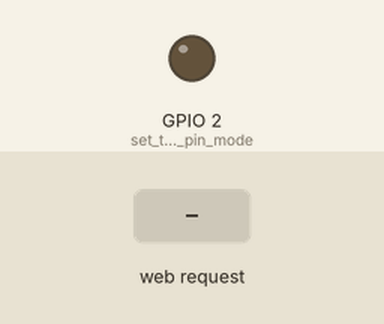
This program was run on a simulated ESP32. Parts: output pins drawn as LEDs (lit = HIGH). The test bench sets the inputs (shaded band). WiFi joins after 1.5 s; servers stay silent unless stated; what the program prints to the serial monitor is not drawn.

Above: at 2.7 s.
2.8 s: HTTP request GET /0 received
At 3.1 s:
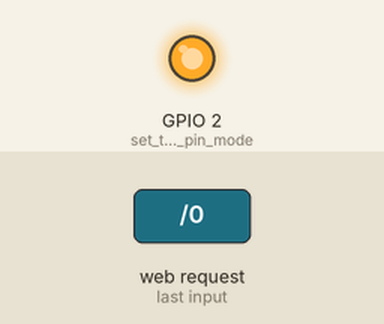
4.3 s: HTTP request GET /1 received
At 5.4 s:
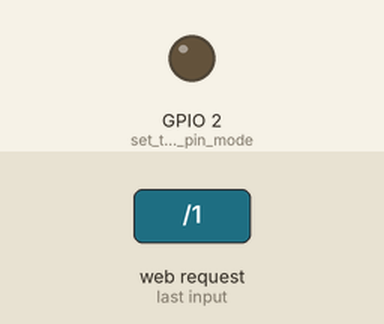
5.8 s: HTTP request GET /2 received
At 6.6 s:
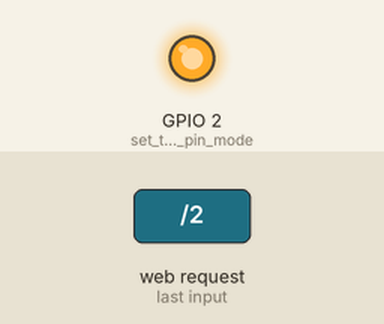
Timing chart, 0 to 8.8 s (numbered marks = the images above; inputs shaded):
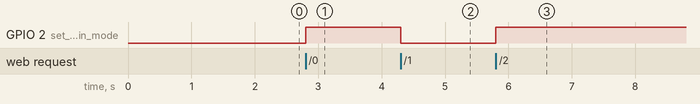

The program:

main.cpp
```cpp
#include <Arduino.h>

#include <WiFi.h>

const char* ssid     = "Akhil";
const char* password = "akhil20166";

WiFiServer server(80);

void setup()
{
    Serial.begin(115200);
    pinMode(2, OUTPUT);      // set the LED pin mode

    delay(10);

    // We start by connecting to a WiFi network

    Serial.println();
    Serial.println();
    Serial.print("Connecting to ");
    Serial.println(ssid);

    WiFi.begin(ssid, password);

    while (WiFi.status() != WL_CONNECTED) {
        delay(500);
        Serial.print(".");
    }

    Serial.println("");
    Serial.println("WiFi connected.");
    Serial.println("IP address: ");
    Serial.println(WiFi.localIP());

    server.begin();

}

int value = 0;

void loop(){
 WiFiClient client = server.available();   // listen for incoming clients

  if (client) {                             // if you get a client,
    Serial.println("New Client.");           // print a message out the serial port
    String currentLine = "";                // make a String to hold incoming data from the client
    while (client.connected()) {            // loop while the client's connected
      if (client.available()) {             // if there's bytes to read from the client,
        char c = client.read();             // read a byte, then
        Serial.write(c);                    // print it out the serial monitor
        if (c == '\n') {                    // if the byte is a newline character

          // if the current line is blank, you got two newline characters in a row.
          // that's the end of the client HTTP request, so send a response:
          if (currentLine.length() == 0) {
            // HTTP headers always start with a response code (e.g. HTTP/1.1 200 OK)
            // and a content-type so the client knows what's coming, then a blank line:
            client.println("HTTP/1.1 200 OK");
            client.println("Content-type:text/html");
            client.println();

            // the content of the HTTP response follows the header:
            // client.print("Click <a href=\"/H\">here</a> to turn the LED on pin 2 on.<br>");
            // client.print("Click <a href=\"/L\">here</a> to turn the LED on pin 2 off.<br>");
            client.print("A = 0, B = 0, C= 0 | Out = 1 | Click <a href=\"/0\">here</a> <br>");
            client.print("A = 0, B = 0, C= 1 | Out = 0 | Click <a href=\"/1\">here</a> <br>");
            client.print("A = 0, B = 1, C= 0 | Out = 1 | Click <a href=\"/2\">here</a> <br>");
            client.print("A = 0, B = 1, C= 1 | Out = 0 | Click <a href=\"/3\">here</a> <br>");
            client.print("A = 1, B = 0, C= 0 | Out = 1 | Click <a href=\"/4\">here</a> <br>");
            client.print("A = 1, B = 0, C= 1 | Out = 0 | Click <a href=\"/5\">here</a> <br>");
            client.print("A = 1, B = 1, C= 0 | Out = 0 | Click <a href=\"/6\">here</a> <br>");
            client.print("A = 1, B = 1, C= 1 | Out = 1 | Click <a href=\"/7\">here</a> <br>");

            // The HTTP response ends with another blank line:
            client.println();
            // break out of the while loop:
            break;
          } else {    // if you got a newline, then clear currentLine:
            currentLine = "";
          }
        } else if (c != '\r') {  // if you got anything else but a carriage return character,
          currentLine += c;      // add it to the end of the currentLine
        }

        if (currentLine.endsWith("GET /0")) {
          digitalWrite(2, HIGH);
        }
        if (currentLine.endsWith("GET /1")) {
          digitalWrite(2, LOW);
        }
        if (currentLine.endsWith("GET /2")) {
          digitalWrite(2, HIGH);
        }
        if (currentLine.endsWith("GET /3")) {
          digitalWrite(2, LOW);
        }
        if (currentLine.endsWith("GET /4")) {
          digitalWrite(2, HIGH);
        }
        if (currentLine.endsWith("GET /5")) {
          digitalWrite(2, LOW);
        }
        if (currentLine.endsWith("GET /6")) {
          digitalWrite(2, LOW);
        }
        if (currentLine.endsWith("GET /7")) {
          digitalWrite(2, HIGH);
        }
      }
    }
    // close the connection:
    client.stop();
    Serial.println("Client Disconnected.");
  }
}
```

Measured:
- after the input at 2.8 s, GPIO 2 (set_the_LED_pin_mode): LOW → HIGH at once
- after the input at 4.3 s, GPIO 2 (set_the_LED_pin_mode): HIGH → LOW at once
- after the input at 5.8 s, GPIO 2 (set_the_LED_pin_mode): LOW → HIGH at once
